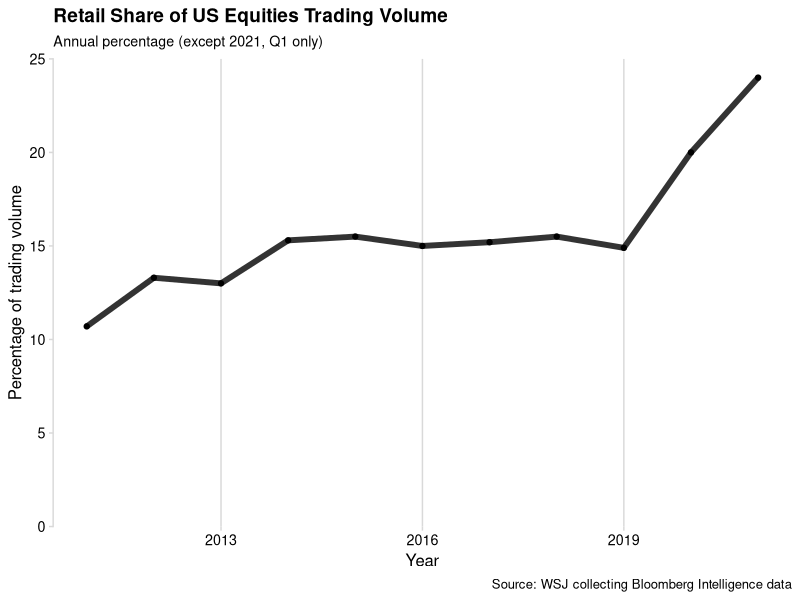

Here is the R script that generated this plot:
#load libraries
library(tidyverse)

fig1_data <- tibble(years = c(2011:2021), volumes=c(10.7, 13.3, 13.0, 15.3, 15.5, 15.0, 15.2, 15.5, 14.9, 20, 24.0))

fig1 <- fig1_data %>% 
  ggplot(mapping = aes(x = years, y = volumes)) +
  scale_y_continuous(expand = c(0, 0), limits = c(0, 25)) +
  geom_line(size = 2, alpha = 0.8) +
  cowplot::theme_minimal_vgrid(font_size = 12) +
  geom_point() +
  labs(title="Retail Share of US Equities Trading Volume",
       subtitle="Annual percentage (except 2021, Q1 only)",
       caption="Source: WSJ collecting Bloomberg Intelligence data", 
       x="Year",
       y="Percentage of trading volume") 
